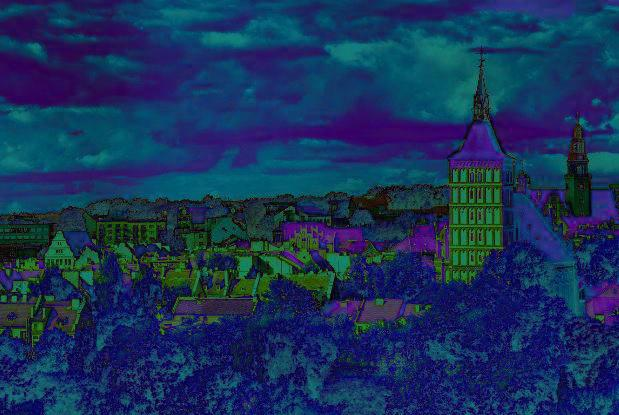
#> input picture lab11/difference.jpg, 619 x 415 px, given in place of olsztyn.jpg, which was not available
$ jupyter execute dodatkowe1rap.ipynb   (text cells are left out)
#> lines starting #> are read from the running program, lines starting #| are printed output that depends on the picture; after the words box and inside, x2 and y2 are one past the last pixel; in counts of white or black regions, pixels touching at a corner belong together; pictures that were not available may be replaced by others from this repository, and a replacement may not be noted
[cell 1]
from PIL import Image
from PIL import ImageDraw, ImageFont

[cell 2]
im1 = Image.open("olsztyn.jpg").convert("RGB")
#> im1 is the input picture: PIL image 619x415 RGB; mean R, G, B 23.7, 49.7, 89.4
im2 = Image.open("messi.jpg").convert("RGB")
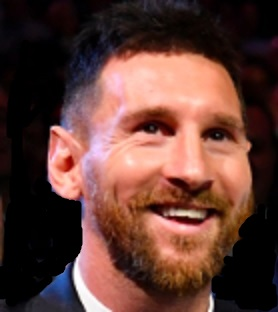
#> input picture lab11/messi.jpg, 278 x 312 px
#> im2 is the input picture: PIL image 278x312 RGB; mean R, G, B 96.8, 61.3, 53.9

if im1.size != im2.size:
    im2 = im2.resize(im1.size)
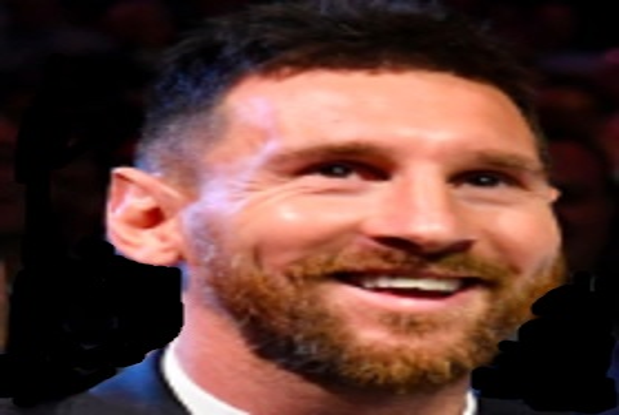
#> im2: PIL image 619x415 RGB; mean R, G, B 96.8, 61.3, 53.9

im_blend = Image.blend(im1,im2,alpha=0.6)
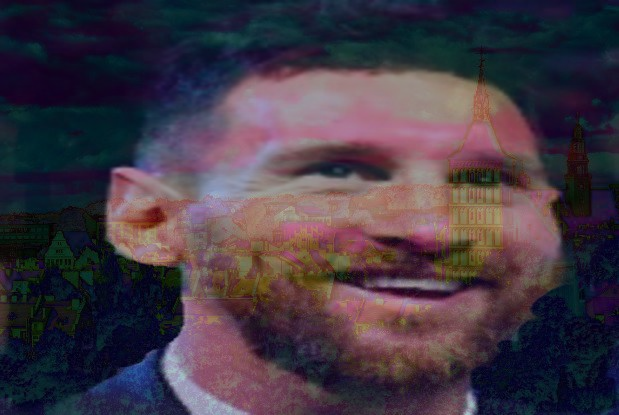
#> im_blend: PIL image 619x415 RGB; mean R, G, B 67.1, 56.3, 67.6

im_blend.save("mieszany_obraz.jpg")
im_blend.show()

[cell 3]
box = (50,50,200,200)
fragment = im1.crop(box)
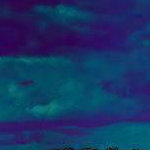
#> fragment: PIL image 150x150 RGB; mean R, G, B 22.7, 52.9, 101.8

im2_copy = im2.copy()
im2_copy.paste(fragment,(100,100))
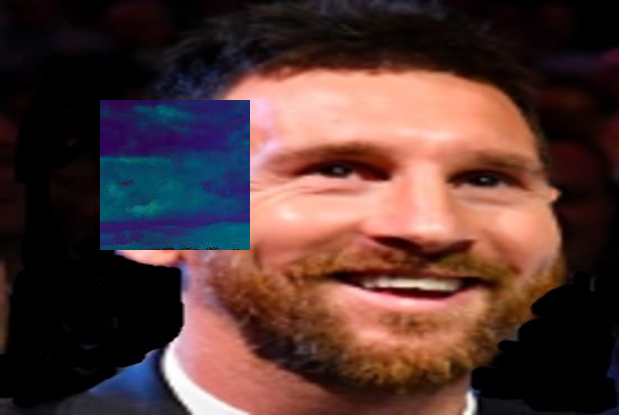
#> im2_copy: PIL image 619x415 RGB; mean R, G, B 84.4, 56.1, 52.8
im2_copy.save("wycinek_wklejony.jpg")
im2_copy.show()

[cell 4]
#2b
maska = Image.new("L", im1.size, 0)
#> maska: PIL image 619x415 L; every value is 0
draw = ImageDraw.Draw(maska)
draw.ellipse(box,fill=255)

#2c
im1_mask = im1.copy()
im1_mask.paste(im2,(0,0),maska)
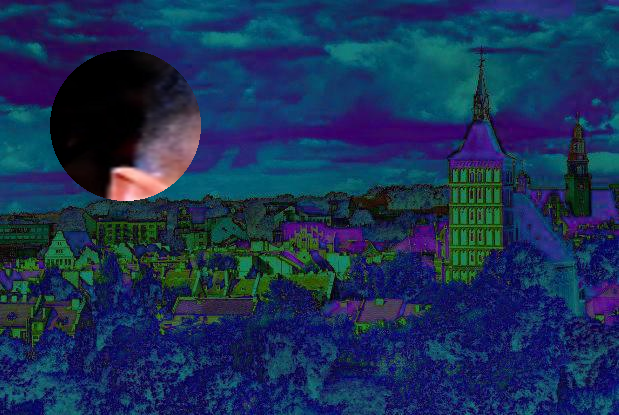
#> im1_mask: PIL image 619x415 RGB; mean R, G, B 25.6, 48.4, 84.9

im1_mask.save("im_maska.jpg")
im1_mask.show()

#2d
im2_mask = im2.copy()
im2_mask.paste(im1,(0,0),maska)
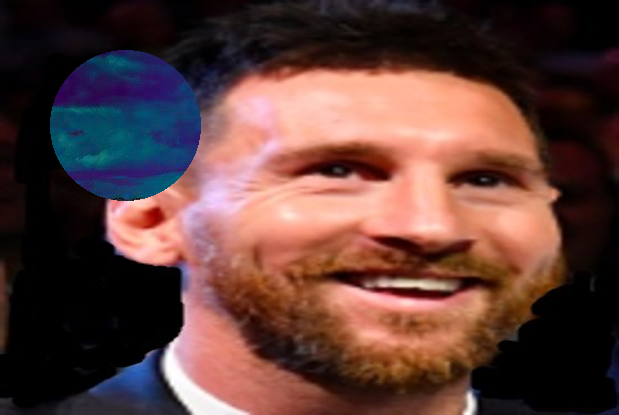
#> im2_mask: PIL image 619x415 RGB; mean R, G, B 94.9, 62.7, 58.3
im2_mask.save("im_maska2.jpg")
im2_mask.show()

#2e
im1_alpha = im1.copy()
im1_alpha.putalpha(maska)
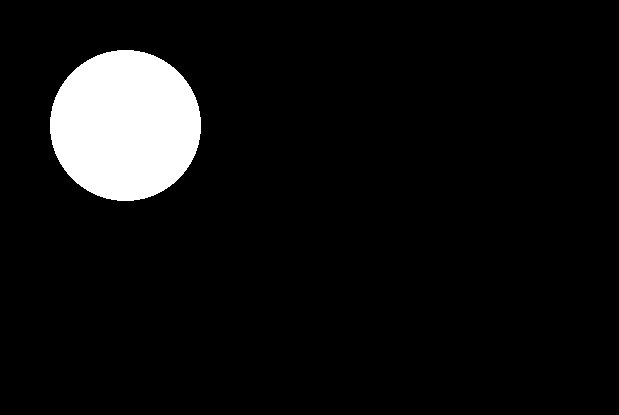
#> maska: PIL image 619x415 L; 7% white; 1 white region, box (x1, y1, x2, y2) and area: (50, 50, 201, 201) 17881
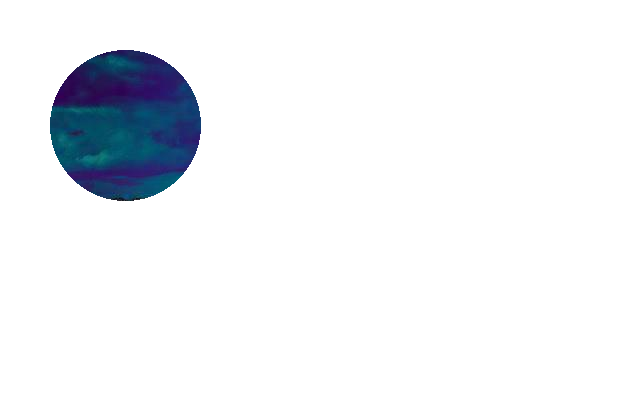
#> im1_alpha: PIL image 619x415 RGBA; mean R, G, B, A 23.7, 49.7, 89.4, 17.7; transparent parts drawn white

im1_alpha.save("im1_alpha.png")
im1_alpha.show()
